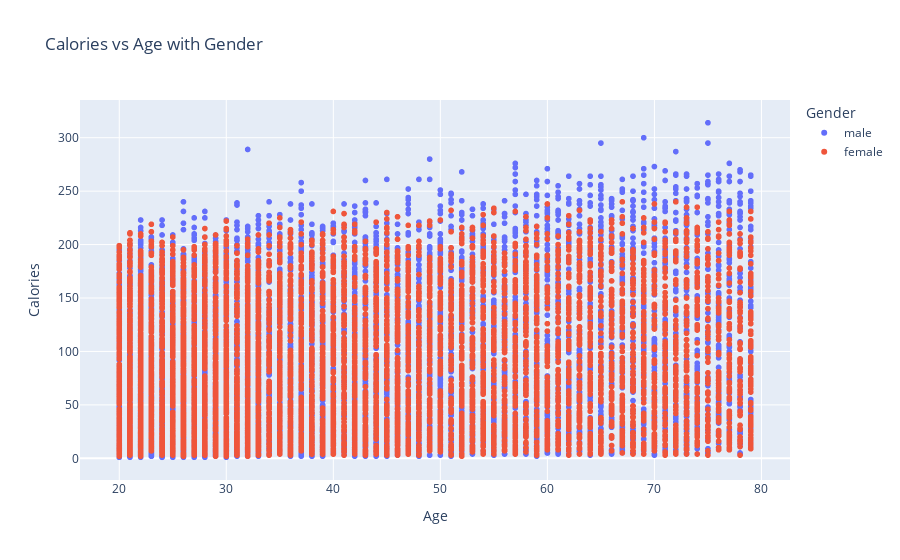

Here is the notebook cell this chart was saved with:
### Code cell
fig = px.scatter(df, x='Age', y='Calories', color='Gender', title='Calories vs Age with Gender', labels={'Age': 'Age', 'Calories': 'Calories'})
fig.show()

### Figure 1 — Plotly figure (JSON) as saved in the notebook; plotly's stock layout.template omitted (floating-point values rounded to 4 significant figures; data arrays with more than 128 entries replaced by an {"elided": "..."} marker saying what was removed)
{"data": [{"hovertemplate": "Gender=male<br>Age=%{x}<br>Calories=%{y}<extra></extra>", "legendgroup": "male", "marker": {"color": "#636efa", "symbol": "circle"}, "mode": "markers", "name": "male", "showlegend": true, "type": "scattergl", "x": {"elided": "7447 int values"}, "xaxis": "x", "y": {"elided": "7447 int values"}, "yaxis": "y"}, {"hovertemplate": "Gender=female<br>Age=%{x}<br>Calories=%{y}<extra></extra>", "legendgroup": "female", "marker": {"color": "#EF553B", "symbol": "circle"}, "mode": "markers", "name": "female", "showlegend": true, "type": "scattergl", "x": {"elided": "7553 int values"}, "xaxis": "x", "y": {"elided": "7553 int values"}, "yaxis": "y"}], "layout": {"legend": {"title": {"text": "Gender"}, "tracegroupgap": 0}, "title": {"text": "Calories vs Age with Gender"}, "xaxis": {"anchor": "y", "domain": [0, 1], "title": {"text": "Age"}}, "yaxis": {"anchor": "x", "domain": [0, 1], "title": {"text": "Calories"}}}}
